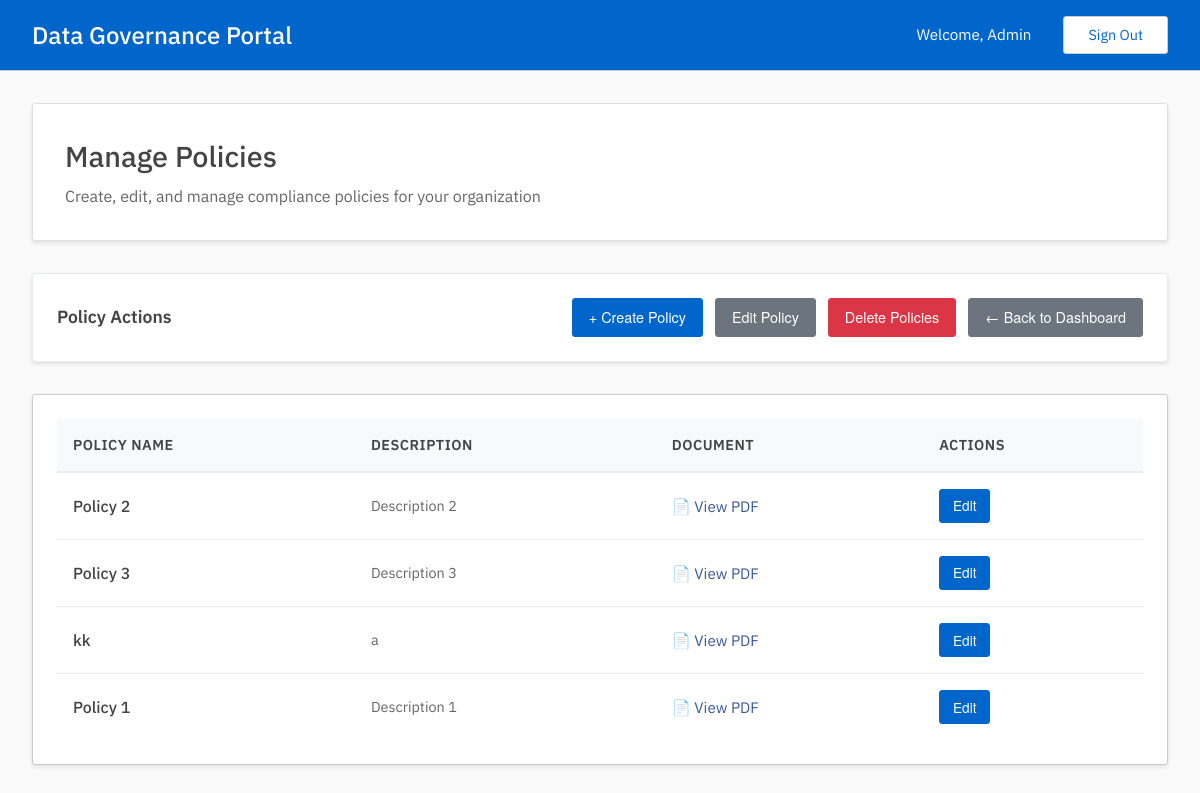
Page /admin/manage_policies (signed in) on the committed database.
### tables this page shows
CREATE TABLE policies(
        uuid TEXT UNIQUE NOT NULL PRIMARY KEY,
        name TEXT UNIQUE NOT NULL,
        description TEXT,
        pdf_link TEXT
        );

### admin.py (the view)
@admin.route('/manage_policies', methods=['GET'])
@admin_required
def manage_policies():
    policies = read_get_policies()
    return render_template('admin/manage_policies/hub.html', policies=policies["data"])

### auth.py (called while the page is built)
def admin_required(f):
    @wraps(f)
    def wrap(*args, **kwargs):
        if session['user']['is_admin']:
            return f(*args, **kwargs)
        else:
            print("403: User is not an admin.")
            return redirect(url_for('user.dashboard'))
    return wrap

### db.py (called while the page is built)
def get_conn_curs():
    conn = sqlite3.connect(DATABASE)
    conn.row_factory = sqlite3.Row
    curs = conn.cursor()
    curs.execute("PRAGMA foreign_keys = ON")
    return conn, curs

def commit_close(conn, curs):
    conn.commit()
    curs.close()
    conn.close()

def get_policies():
    conn, curs = get_conn_curs()
    curs.execute("SELECT * FROM policies")
    policies = curs.fetchall()
    commit_close(conn, curs)
    return {
        "status": "200",
        "message": "Policies found successfully",
        "data": policies
        }

### templates/admin/manage_policies/hub.html (shortened to what this page needs)
{% extends "base.html" %}
{% block content %}
<div class="dashboard-header">
    <h2>Manage Policies</h2>
    <p>Create, edit, and manage compliance policies for your organization</p>
</div>
<div class="quick-actions">
    <h3 class="quick-actions-title">Policy Actions</h3>
    <div class="quick-actions-buttons">
        <a href="{{ url_for('admin.create_policy') }}" class="btn btn-action">
            + Create Policy
        </a>
        <a href="{{ url_for('admin.edit_policy') }}" class="btn btn-secondary">
            Edit Policy
        </a>
        <a href="{{ url_for('admin.delete_policy') }}" class="btn btn-danger">
            Delete Policies
        </a>
        <a href="{{ url_for('admin.dashboard') }}" class="btn btn-secondary">
            ← Back to Dashboard
        </a>
    </div>
</div>
<div class="table-container">
    {% if policies %}
    <table class="data-table">
        <thead>
            <tr>
                <th>Policy Name</th>
                <th>Description</th>
                <th>Document</th>
                <th>Actions</th>
            </tr>
        </thead>
        <tbody>
            {% for policy in policies %}
            <tr>
                <td>
                    <div style="font-weight: 500;">{{ policy["name"] }}</div>
                </td>
                <td>
                    <div style="color: #666; font-size: 0.9rem;">
                        {{ policy["description"][:100] }}{% if policy["description"]|length > 100 %}...{% endif %}
                    </div>
                </td>
                <td>
                    {% if policy["pdf_link"] %}
                    <a href="{{ policy['pdf_link'] }}" target="_blank" class="policy-link" style="color: #3b5998; text-decoration: none;">
                        📄 View PDF
                    </a>
                    {% else %}
                    <span style="color: #aaa;">No document</span>
                    {% endif %}
                </td>
                <td>
                    <div class="action-buttons">
                        <a href="{{ url_for('admin.edit_policy', policy_id=policy['uuid']) }}" class="btn btn-action" style="padding: 0.4rem 0.8rem; font-size: 0.85rem;">
                            Edit
                        </a>
                    </div>
                </td>
            </tr>
            {% endfor %}
        </tbody>
    </table>
    {% else %}
    <div class="empty-state">
        <div class="empty-state-icon">📋</div>
        <p class="empty-state-text">No policies found. Create your first policy to get started.</p>
    </div>
    {% endif %}
</div>
{% endblock %}

### static/styles.css (style rules this page uses)
* { margin: 0; padding: 0; box-sizing: border-box; }
body { font-family: 'IBM Plex Sans'; color: #444; line-height: 1.42; min-height: 100vh; display: flex; flex-direction: column; background-color: #fafafa; }
.dashboard-header { background-color: white; padding: 2rem; border-radius: 3px; margin-bottom: 2rem; box-shadow: rgba(0,0,0,0.1) 0 2px 4px; border: 1px solid #e0e0e0; }
.dashboard-header h2 { color: #444; font-size: 1.8rem; margin-bottom: 0.5rem; font-weight: 500; }
.dashboard-header p { color: #666; font-size: 1rem; }
.table-container { background-color: white; border-radius: 3px; padding: 1.5rem; box-shadow: rgba(0,0,0,0.1) 0 2px 4px; border: 1px solid #ccc; overflow-x: auto; }
.data-table { width: 100%; border-collapse: collapse; }
.data-table th { background-color: #f8f9fa; color: #444; font-weight: 600; text-align: left; padding: 1rem; border-bottom: 2px solid #e9ecef; font-size: 0.9rem; text-transform: uppercase; letter-spacing: 0.5px; }
.data-table td { padding: 1rem; border-bottom: 1px solid #e9ecef; color: #444; }
.data-table tr:last-child td { border-bottom: none; }
.btn { padding: 0.5rem 1rem; border-radius: 3px; text-decoration: none; font-size: 0.9rem; cursor: pointer; transition: all 0.3s ease; border: 1px solid transparent; display: inline-block; text-align: center; font-family: 'Helvetica Neue', 'Helvetica', 'Arial', sans-serif; }
.btn-action { background-color: #06c; color: white; border-color: #06c; }
.btn-secondary { background-color: #6c757d; color: white; border-color: #6c757d; }
.btn-danger { background-color: #dc3545; color: white; border-color: #dc3545; }
.policy-link { display: inline-flex; align-items: center; gap: 0.5rem; color: #06c; text-decoration: none; font-size: 0.95rem; transition: color 0.3s ease; }
.action-buttons { display: flex; gap: 0.5rem; align-items: center; }
.quick-actions { background: white; border-radius: 3px; padding: 1.5rem; margin-bottom: 2rem; box-shadow: rgba(0,0,0,0.1) 0 2px 4px; border: 1px solid #e9ecef; display: flex; justify-content: space-between; align-items: center; flex-wrap: wrap; gap: 1rem; }
.quick-actions-title { font-size: 1.1rem; font-weight: 600; color: #444; }
.quick-actions-buttons { display: flex; gap: 0.75rem; flex-wrap: wrap; }

### rows in the picture
policies: name "Policy 2", description "Description 2"
policies: name "Policy 3", description "Description 3"
policies: name "kk", description "a"
policies: name "Policy 1", description "Description 1"

### other values in the picture
{{ session['user']['name'] }} "Admin"
